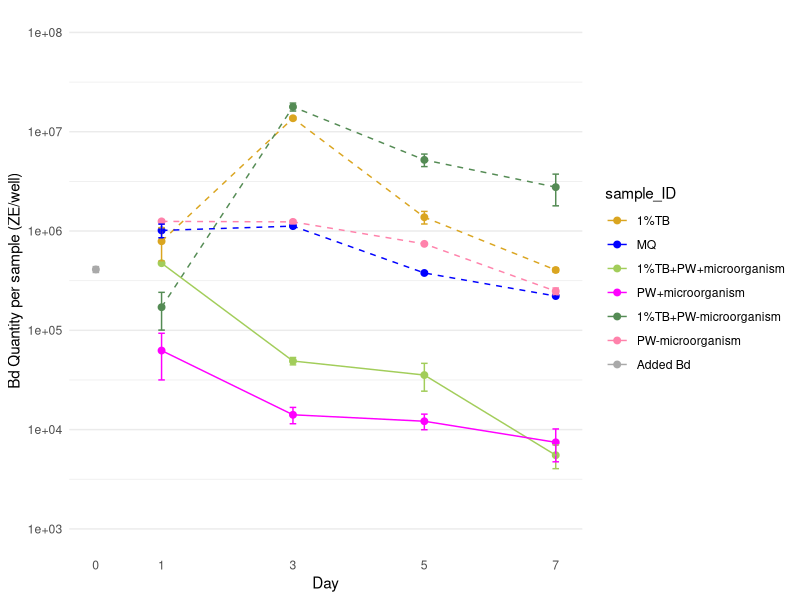

Here is the R script that generated this plot:
## ---- chunk 1
#| warning: false

## read in and clean data
library(tidyverse) # for cleaning and viewing data
library(here) # for importing data
library(ggpubr)
library(rstatix)
library(ggplot2)
library(car)
library(multcomp)
library(nlme)

fig_2b <- read.csv(here("data", "final_NCOS_2024_reformatted_for_R.xlsx - Fig2B.csv"))
fig_3b <- read.csv(here("data", "final_NCOS_2024_reformatted_for_R.xlsx - Fig3B.csv"))
fig_4b <- read.csv(here("data", "final_NCOS_2024_reformatted_for_R.xlsx - Fig4B.csv"))
## ---- chunk 2
fig2b_summary <- fig_2b %>% 
  group_by(day, sample_ID) %>% 
  reframe(mean = mean(adh_plus_sup), # calculate the mean
            n = length(adh_plus_sup), # count the number of observations
            df = n - 1, # calculate the degrees of freedom
            sd = sd(adh_plus_sup), # calculate the standard deviation
            se = sd/sqrt(n), # calculate the standard error
          )
## ---- chunk 3
fig2b_summary %>% 
  # reorder to match Renwei's plot
  mutate(sample_ID = factor(sample_ID, 
                            levels = c("1%TB", "MQ", "1%TB+PW+microorganism", "PW+microorganism", "1%TB+PW-microorganism", "PW-microorganism", "Added Bd"))) %>% 
    mutate(line_type = case_when(
    sample_ID == "1%TB" ~ "dotted",
    sample_ID == "MQ" ~ "dotted",
    sample_ID == "1%TB+PW+microorganism" ~ "solid",
    sample_ID == "PW+microorganism" ~ "solid",
    sample_ID == "1%TB+PW-microorganism" ~ "dotted",
    sample_ID == "PW-microorganism" ~ "dotted",
    sample_ID == "Added Bd" ~ "solid",
    TRUE ~ "solid"  # Default case, if any
  )) %>% 

  ggplot(aes(x = day, 
           y = mean, 
           color = sample_ID)) +
  geom_point(size = 2) +
  geom_errorbar(aes(ymin = mean - se, # plot the standard error
                    ymax = mean + se),
                width = 0.1) +
    geom_line(aes(linetype = line_type), show.legend = FALSE) + 
  scale_y_log10(limits = c(1e3, 1e8), 
                breaks = c(1e3, 1e4, 1e5, 1e6, 1e7, 1e8)) +
  # vibes
  labs(x = "Day",
       y = "Bd Quantity per sample (ZE/well)") +
  scale_color_manual(values = c("1%TB" = "goldenrod", 
                                "MQ" = "blue", 
                                "1%TB+PW+microorganism" = "darkolivegreen3", 
                                "PW+microorganism" = "magenta", 
                                "1%TB+PW-microorganism" = "palegreen4", 
                                "PW-microorganism" = "palevioletred1",
                                "Added Bd" = "darkgrey")) + # Assign specific colors to match RC's plot
  scale_linetype_manual(values = c("dotted" = "dashed", 
                                   "solid" = "solid")) +
  theme_minimal() +
  theme(
    panel.grid.major.x = element_blank(), # Remove major vertical grid lines
    panel.grid.minor.x = element_blank()) + # Remove minor vertical grid lines
  scale_x_continuous(breaks = c(0, 1, 3, 5, 7))
